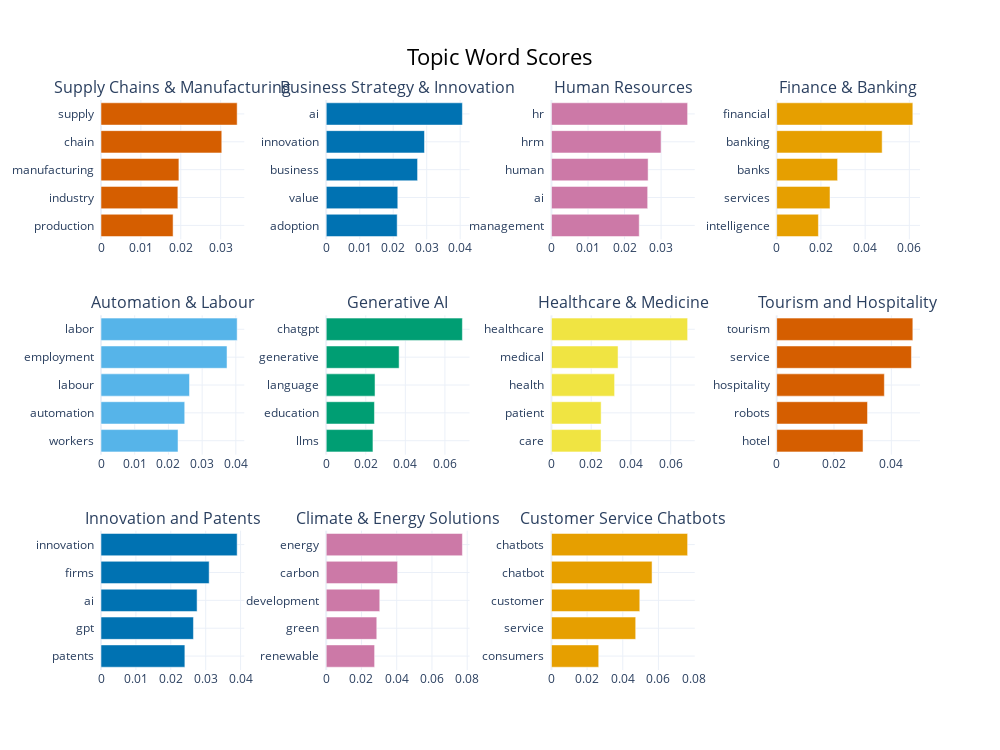

Notebook code cell kept with this figure:
### Code cell
fig = topic_model.visualize_barchart(topics = [0, 1, 2, 3, 4, 5, 6, 7, 8, 9, 10], custom_labels = True)
fig.show()
fig.write_image("images/pub_bars.pdf")

### Figure 1 — Plotly figure (JSON) as saved in the notebook; plotly's stock layout.template omitted (floating-point values rounded to 4 significant figures)
{"data": [{"marker": {"color": "#D55E00"}, "orientation": "h", "type": "bar", "x": [0.01807, 0.01927, 0.01953, 0.03028, 0.03414], "xaxis": "x", "y": ["production  ", "industry  ", "manufacturing  ", "chain  ", "supply  "], "yaxis": "y"}, {"marker": {"color": "#0072B2"}, "orientation": "h", "type": "bar", "x": [0.02119, 0.02137, 0.02727, 0.02934, 0.04066], "xaxis": "x2", "y": ["adoption  ", "value  ", "business  ", "innovation  ", "ai  "], "yaxis": "y2"}, {"marker": {"color": "#CC79A7"}, "orientation": "h", "type": "bar", "x": [0.02402, 0.02632, 0.02645, 0.02999, 0.03725], "xaxis": "x3", "y": ["management  ", "ai  ", "human  ", "hrm  ", "hr  "], "yaxis": "y3"}, {"marker": {"color": "#E69F00"}, "orientation": "h", "type": "bar", "x": [0.01887, 0.02412, 0.02755, 0.0477, 0.06157], "xaxis": "x4", "y": ["intelligence  ", "services  ", "banks  ", "banking  ", "financial  "], "yaxis": "y4"}, {"marker": {"color": "#56B4E9"}, "orientation": "h", "type": "bar", "x": [0.02285, 0.02484, 0.02625, 0.03738, 0.04039], "xaxis": "x5", "y": ["workers  ", "automation  ", "labour  ", "employment  ", "labor  "], "yaxis": "y5"}, {"marker": {"color": "#009E73"}, "orientation": "h", "type": "bar", "x": [0.02362, 0.02438, 0.02467, 0.03685, 0.06883], "xaxis": "x6", "y": ["llms  ", "education  ", "language  ", "generative  ", "chatgpt  "], "yaxis": "y6"}, {"marker": {"color": "#F0E442"}, "orientation": "h", "type": "bar", "x": [0.02495, 0.025, 0.03177, 0.03352, 0.06852], "xaxis": "x7", "y": ["care  ", "patient  ", "health  ", "medical  ", "healthcare  "], "yaxis": "y7"}, {"marker": {"color": "#D55E00"}, "orientation": "h", "type": "bar", "x": [0.03013, 0.03169, 0.03757, 0.04702, 0.0475], "xaxis": "x8", "y": ["hotel  ", "robots  ", "hospitality  ", "service  ", "tourism  "], "yaxis": "y8"}, {"marker": {"color": "#0072B2"}, "orientation": "h", "type": "bar", "x": [0.02403, 0.02649, 0.02754, 0.03099, 0.03902], "xaxis": "x9", "y": ["patents  ", "gpt  ", "ai  ", "firms  ", "innovation  "], "yaxis": "y9"}, {"marker": {"color": "#CC79A7"}, "orientation": "h", "type": "bar", "x": [0.02745, 0.02868, 0.03037, 0.0405, 0.07726], "xaxis": "x10", "y": ["renewable  ", "green  ", "development  ", "carbon  ", "energy  "], "yaxis": "y10"}, {"marker": {"color": "#E69F00"}, "orientation": "h", "type": "bar", "x": [0.02651, 0.04725, 0.04954, 0.05643, 0.07637], "xaxis": "x11", "y": ["consumers  ", "service  ", "customer  ", "chatbot  ", "chatbots  "], "yaxis": "y11"}], "layout": {"annotations": [{"font": {"size": 16}, "showarrow": false, "text": "Supply Chains & Manufacturing", "x": 0.0875, "xanchor": "center", "xref": "paper", "y": 1, "yanchor": "bottom", "yref": "paper"}, {"font": {"size": 16}, "showarrow": false, "text": "Business Strategy & Innovation", "x": 0.3625, "xanchor": "center", "xref": "paper", "y": 1, "yanchor": "bottom", "yref": "paper"}, {"font": {"size": 16}, "showarrow": false, "text": "Human Resources", "x": 0.6375, "xanchor": "center", "xref": "paper", "y": 1, "yanchor": "bottom", "yref": "paper"}, {"font": {"size": 16}, "showarrow": false, "text": "Finance & Banking", "x": 0.9125, "xanchor": "center", "xref": "paper", "y": 1, "yanchor": "bottom", "yref": "paper"}, {"font": {"size": 16}, "showarrow": false, "text": "Automation & Labour", "x": 0.0875, "xanchor": "center", "xref": "paper", "y": 0.6222, "yanchor": "bottom", "yref": "paper"}, {"font": {"size": 16}, "showarrow": false, "text": "Generative AI", "x": 0.3625, "xanchor": "center", "xref": "paper", "y": 0.6222, "yanchor": "bottom", "yref": "paper"}, {"font": {"size": 16}, "showarrow": false, "text": "Healthcare & Medicine", "x": 0.6375, "xanchor": "center", "xref": "paper", "y": 0.6222, "yanchor": "bottom", "yref": "paper"}, {"font": {"size": 16}, "showarrow": false, "text": "Tourism and Hospitality", "x": 0.9125, "xanchor": "center", "xref": "paper", "y": 0.6222, "yanchor": "bottom", "yref": "paper"}, {"font": {"size": 16}, "showarrow": false, "text": "Innovation and Patents", "x": 0.0875, "xanchor": "center", "xref": "paper", "y": 0.2444, "yanchor": "bottom", "yref": "paper"}, {"font": {"size": 16}, "showarrow": false, "text": "Climate & Energy Solutions", "x": 0.3625, "xanchor": "center", "xref": "paper", "y": 0.2444, "yanchor": "bottom", "yref": "paper"}, {"font": {"size": 16}, "showarrow": false, "text": "Customer Service Chatbots", "x": 0.6375, "xanchor": "center", "xref": "paper", "y": 0.2444, "yanchor": "bottom", "yref": "paper"}], "height": 750, "hoverlabel": {"bgcolor": "white", "font": {"family": "Rockwell", "size": 16}}, "showlegend": false, "title": {"font": {"color": "Black", "size": 22}, "text": "Topic Word Scores", "x": 0.5, "xanchor": "center", "yanchor": "top"}, "width": 1000, "xaxis": {"anchor": "y", "domain": [0, 0.175], "showgrid": true}, "xaxis10": {"anchor": "y10", "domain": [0.275, 0.45], "showgrid": true}, "xaxis11": {"anchor": "y11", "domain": [0.55, 0.725], "showgrid": true}, "xaxis12": {"anchor": "y12", "domain": [0.825, 1], "showgrid": true}, "xaxis2": {"anchor": "y2", "domain": [0.275, 0.45], "showgrid": true}, "xaxis3": {"anchor": "y3", "domain": [0.55, 0.725], "showgrid": true}, "xaxis4": {"anchor": "y4", "domain": [0.825, 1], "showgrid": true}, "xaxis5": {"anchor": "y5", "domain": [0, 0.175], "showgrid": true}, "xaxis6": {"anchor": "y6", "domain": [0.275, 0.45], "showgrid": true}, "xaxis7": {"anchor": "y7", "domain": [0.55, 0.725], "showgrid": true}, "xaxis8": {"anchor": "y8", "domain": [0.825, 1], "showgrid": true}, "xaxis9": {"anchor": "y9", "domain": [0, 0.175], "showgrid": true}, "yaxis": {"anchor": "x", "domain": [0.7556, 1], "showgrid": true}, "yaxis10": {"anchor": "x10", "domain": [0, 0.2444], "showgrid": true}, "yaxis11": {"anchor": "x11", "domain": [0, 0.2444], "showgrid": true}, "yaxis12": {"anchor": "x12", "domain": [0, 0.2444], "showgrid": true}, "yaxis2": {"anchor": "x2", "domain": [0.7556, 1], "showgrid": true}, "yaxis3": {"anchor": "x3", "domain": [0.7556, 1], "showgrid": true}, "yaxis4": {"anchor": "x4", "domain": [0.7556, 1], "showgrid": true}, "yaxis5": {"anchor": "x5", "domain": [0.3778, 0.6222], "showgrid": true}, "yaxis6": {"anchor": "x6", "domain": [0.3778, 0.6222], "showgrid": true}, "yaxis7": {"anchor": "x7", "domain": [0.3778, 0.6222], "showgrid": true}, "yaxis8": {"anchor": "x8", "domain": [0.3778, 0.6222], "showgrid": true}, "yaxis9": {"anchor": "x9", "domain": [0, 0.2444], "showgrid": true}}}
